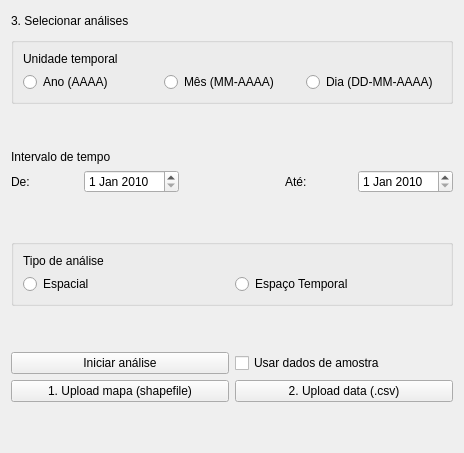
<?xml version="1.0" encoding="UTF-8"?>
<ui version="4.0">
 <class>Frame</class>
 <widget class="QFrame" name="Frame">
  <property name="geometry">
   <rect>
    <x>0</x>
    <y>0</y>
    <width>464</width>
    <height>453</height>
   </rect>
  </property>
  <property name="windowTitle">
   <string>Frame</string>
  </property>
  <layout class="QGridLayout" name="gridLayout_2">
   <item row="8" column="0">
    <layout class="QHBoxLayout" name="horizontalLayout_4">
     <item>
      <widget class="QPushButton" name="pushButton_2">
       <property name="text">
        <string>1. Upload mapa (shapefile)</string>
       </property>
      </widget>
     </item>
     <item>
      <widget class="QPushButton" name="pushButton_3">
       <property name="text">
        <string>2. Upload data (.csv)</string>
       </property>
      </widget>
     </item>
    </layout>
   </item>
   <item row="0" column="0">
    <widget class="QLabel" name="label_6">
     <property name="text">
      <string>3. Selecionar análises</string>
     </property>
    </widget>
   </item>
   <item row="6" column="0">
    <spacer name="verticalSpacer_3">
     <property name="orientation">
      <enum>Qt::Vertical</enum>
     </property>
     <property name="sizeType">
      <enum>QSizePolicy::Preferred</enum>
     </property>
     <property name="sizeHint" stdset="0">
      <size>
       <width>20</width>
       <height>40</height>
      </size>
     </property>
    </spacer>
   </item>
   <item row="3" column="0">
    <layout class="QVBoxLayout" name="verticalLayout_2">
     <item>
      <widget class="QLabel" name="label_4">
       <property name="text">
        <string>Intervalo de tempo</string>
       </property>
      </widget>
     </item>
     <item>
      <layout class="QHBoxLayout" name="horizontalLayout_2">
       <item>
        <widget class="QLabel" name="label_2">
         <property name="text">
          <string>De:</string>
         </property>
        </widget>
       </item>
       <item>
        <widget class="QDateEdit" name="dateEdit">
         <property name="minimumDate">
          <date>
           <year>2010</year>
           <month>1</month>
           <day>1</day>
          </date>
         </property>
        </widget>
       </item>
       <item>
        <spacer name="horizontalSpacer">
         <property name="orientation">
          <enum>Qt::Horizontal</enum>
         </property>
         <property name="sizeType">
          <enum>QSizePolicy::Preferred</enum>
         </property>
         <property name="sizeHint" stdset="0">
          <size>
           <width>100</width>
           <height>20</height>
          </size>
         </property>
        </spacer>
       </item>
       <item>
        <widget class="QLabel" name="label_3">
         <property name="text">
          <string>Até:</string>
         </property>
        </widget>
       </item>
       <item>
        <widget class="QDateEdit" name="dateEdit_2">
         <property name="minimumDate">
          <date>
           <year>2010</year>
           <month>1</month>
           <day>1</day>
          </date>
         </property>
        </widget>
       </item>
      </layout>
     </item>
    </layout>
   </item>
   <item row="4" column="0">
    <spacer name="verticalSpacer_2">
     <property name="orientation">
      <enum>Qt::Vertical</enum>
     </property>
     <property name="sizeType">
      <enum>QSizePolicy::Preferred</enum>
     </property>
     <property name="sizeHint" stdset="0">
      <size>
       <width>20</width>
       <height>40</height>
      </size>
     </property>
    </spacer>
   </item>
   <item row="7" column="0">
    <layout class="QGridLayout" name="gridLayout">
     <item row="0" column="1">
      <widget class="QCheckBox" name="checkBox">
       <property name="text">
        <string>Usar dados de amostra</string>
       </property>
      </widget>
     </item>
     <item row="0" column="0">
      <widget class="QPushButton" name="pushButton">
       <property name="text">
        <string>Iniciar análise</string>
       </property>
      </widget>
     </item>
    </layout>
   </item>
   <item row="2" column="0">
    <spacer name="verticalSpacer">
     <property name="orientation">
      <enum>Qt::Vertical</enum>
     </property>
     <property name="sizeType">
      <enum>QSizePolicy::Preferred</enum>
     </property>
     <property name="sizeHint" stdset="0">
      <size>
       <width>20</width>
       <height>40</height>
      </size>
     </property>
    </spacer>
   </item>
   <item row="9" column="0">
    <spacer name="verticalSpacer_4">
     <property name="orientation">
      <enum>Qt::Vertical</enum>
     </property>
     <property name="sizeType">
      <enum>QSizePolicy::Preferred</enum>
     </property>
     <property name="sizeHint" stdset="0">
      <size>
       <width>20</width>
       <height>40</height>
      </size>
     </property>
    </spacer>
   </item>
   <item row="5" column="0">
    <widget class="QGroupBox" name="">
     <layout class="QVBoxLayout" name="verticalLayout_3">
      <item>
       <widget class="QLabel" name="label_5">
        <property name="text">
         <string>Tipo de análise</string>
        </property>
       </widget>
      </item>
      <item>
       <layout class="QHBoxLayout" name="horizontalLayout_3">
        <item>
         <widget class="QRadioButton" name="radioButton_4">
          <property name="text">
           <string>Espacial</string>
          </property>
         </widget>
        </item>
        <item>
         <widget class="QRadioButton" name="radioButton_5">
          <property name="text">
           <string>Espaço Temporal</string>
          </property>
         </widget>
        </item>
       </layout>
      </item>
     </layout>
    </widget>
   </item>
   <item row="1" column="0">
    <widget class="QGroupBox" name="">
     <layout class="QVBoxLayout" name="verticalLayout">
      <item>
       <widget class="QLabel" name="label">
        <property name="text">
         <string>Unidade temporal</string>
        </property>
       </widget>
      </item>
      <item>
       <layout class="QHBoxLayout" name="horizontalLayout">
        <item>
         <widget class="QRadioButton" name="radioButton">
          <property name="text">
           <string>Ano (AAAA)</string>
          </property>
         </widget>
        </item>
        <item>
         <widget class="QRadioButton" name="radioButton_2">
          <property name="text">
           <string>Mês (MM-AAAA)</string>
          </property>
         </widget>
        </item>
        <item>
         <widget class="QRadioButton" name="radioButton_3">
          <property name="text">
           <string>Dia (DD-MM-AAAA)</string>
          </property>
         </widget>
        </item>
       </layout>
      </item>
     </layout>
    </widget>
   </item>
  </layout>
 </widget>
 <resources/>
 <connections/>
</ui>
